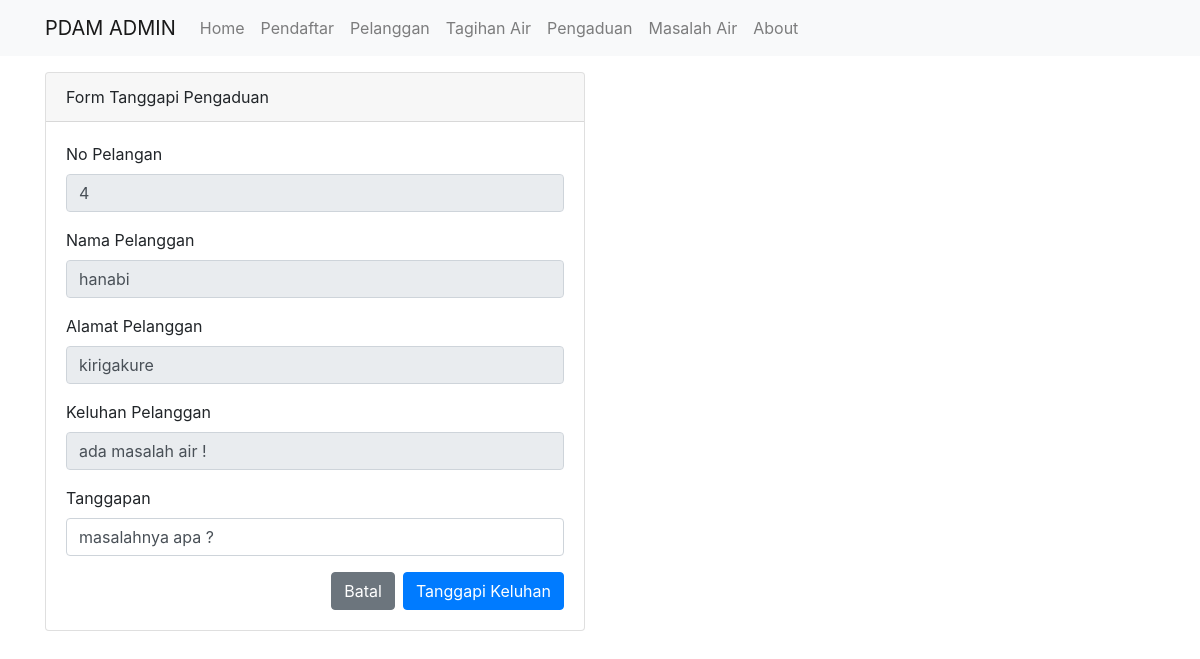
/pengaduan/ubah/1, run on an earlier commit of the app's database.
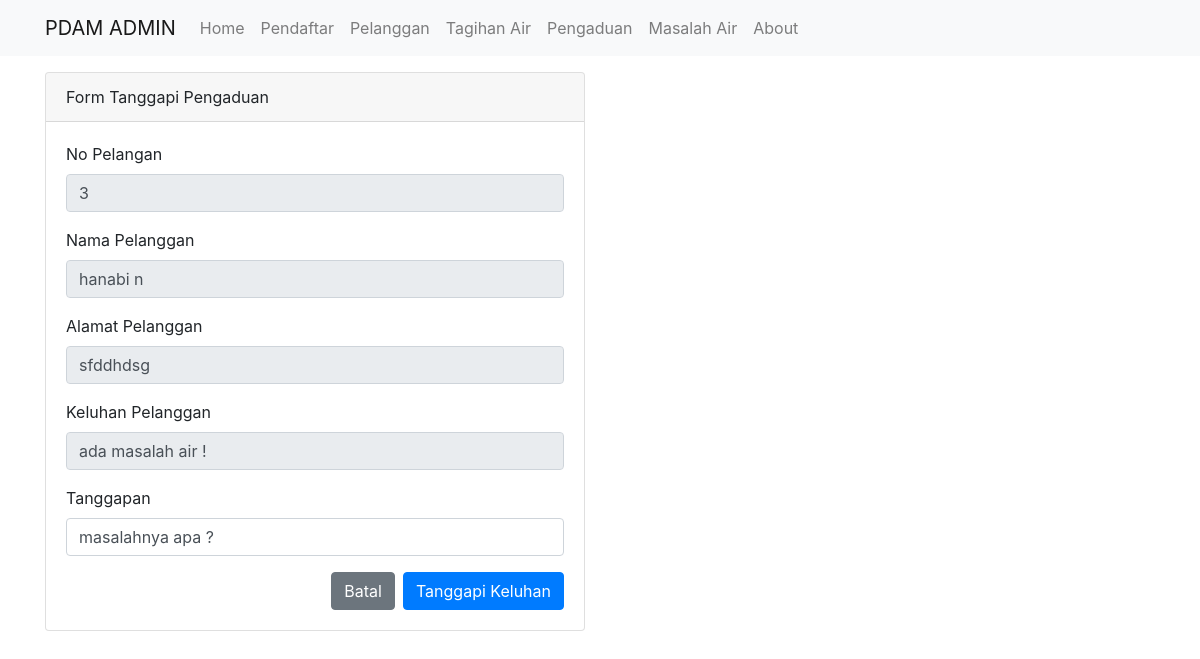
And on a later commit of the database.
### tables this page shows
CREATE TABLE `pelanggan` (
  `no_daftar` int(11) NOT NULL,
  `no_ktp` bigint(16) NOT NULL,
  `nama` varchar(25) NOT NULL,
  `alamat` text NOT NULL,
  `email` varchar(25) NOT NULL,
  `no_hp` varchar(12) NOT NULL,
  `foto_ktp` varchar(100) NOT NULL,
  `pilih_tarif` char(4) NOT NULL,
  `no_pelanggan` int(6) DEFAULT NULL,
  `password` varchar(25) DEFAULT NULL
);

CREATE TABLE `pengaduan` (
  `id_pengaduan` int(5) NOT NULL,
  `keluhan` text NOT NULL,
  `tanggapan` text,
  `no_daftar` int(11) NOT NULL
);

### application/controllers/Pengaduan.php (called while the page is built, shortened)
<?php
class Pengaduan extends CI_Controller
{
    public function __construct()
    {
        $this->load->model('Pengaduan_model');
        $this->load->library('form_validation');
    }
    public function ubah($id_pengaduan)
    {
        $data['judul'] = 'Form Ubah Data Pengaduan';
        $data['pengaduan'] = $this->Pengaduan_model->getPengaduanById($id_pengaduan);
        $this->form_validation->set_rules('id_pengaduan', 'Id Pengaduan', 'required');
        if ($this->form_validation->run() == false) {
            $this->load->view('templates/header', $data);
            $this->load->view('pengaduan/ubah', $data);
            $this->load->view('templates/footer');
        } else {
            $this->Pengaduan_model->ubahDataPengaduan();
            $this->session->set_flashdata('flash', 'Diubah');
            redirect('pengaduan');
        }
    }
}

### index.php (called while the page is built, shortened)
<?php
require_once BASEPATH.'core/CodeIgniter.php';

### application/models/Pengaduan_model.php (called while the page is built, shortened)
<?php
class Pengaduan_model extends CI_model {
    public function getPengaduanById($id_pengaduan)
    {
        $this->db->select('*');
        $this->db->from('pelanggan');
        $this->db->join('pengaduan', 'pengaduan.no_daftar=pelanggan.no_daftar');
        $this->db->where('id_pengaduan',$id_pengaduan);
        $query = $this->db->get();
        return $query->row_array();
    }
}

### application/views/pengaduan/ubah.php (the view, shortened to what this page needs)
<div class="container">
    <div class="row mt-3">
        <div class="col-md-6">
            <div class="card">
                <div class="card-header">
                    Form Tanggapi Pengaduan
                </div>
                <div class="card-body">
                    <form action="" method="post">
                        <div class="form-group">
                            <label for="no_pelanggan">No Pelangan</label>
                            <input type="text" name="no_pelanggan" class="form-control" id="no_pelanggan" value="<?= $pengaduan['no_pelanggan']; ?>" readonly>
                        </div>
                        <div class="form-group">
                            <label for="nama">Nama Pelanggan</label>
                            <input type="text" name="nama" class="form-control" id="nama" value="<?= $pengaduan['nama']; ?>" readonly>
                        </div>
                        <div class="form-group">
                            <label for="alamat">Alamat Pelanggan</label>
                            <input type="text" name="alamat" class="form-control" id="alamat" value="<?= $pengaduan['alamat']; ?>" readonly>
                        </div>
                        <div class="form-group">
                            <label for="keluhan">Keluhan Pelanggan</label>
                            <input type="text" name="keluhan" class="form-control" id="keluhan" value="<?= $pengaduan['keluhan']; ?>" readonly>
                        </div>
                        <div class="form-group">
                             <label for="tanggapan">Tanggapan</label>
                             <input type="input" name="tanggapan" class="form-control" id="tanggapan" placeholder="Silakan isi tangapan..." rows="5" value="<?= $pengaduan['tanggapan']; ?>">
                        </div>
                        <button type="submit" name="ubah" class="btn btn-primary float-right" >Tanggapi Keluhan</button>
                        <a href="<?= base_url(); ?>pengaduan" class="btn btn-secondary float-right mx-2" >Batal</a>
                    </form>
                </div>
            </div>
        </div>
    </div>
</div>

What changed in the data, as far as the page shows it:
changed pelanggan "ada masalah air !": no_pelanggan "4" → "3"; nama "hanabi" → "hanabi n"; alamat "kirigakure" → "sfddhdsg"
